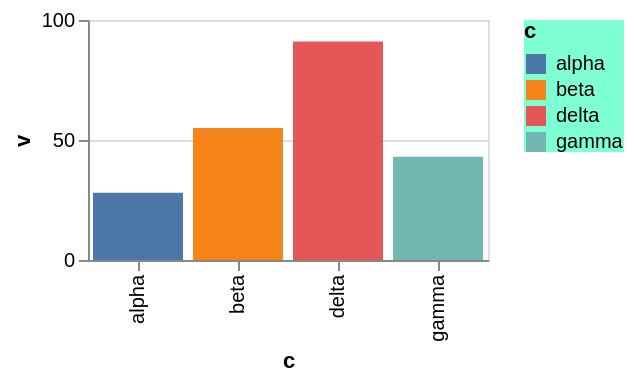

Express this chart as Vega-Lite.
### Vega-Lite specification from a JSON file in a GitHub repository (floating-point values rounded to 4 significant figures)
{"$schema": "https://vega.github.io/schema/vega-lite/v6.json", "width": 200, "height": 120, "data": {"values": [{"c": "alpha", "v": 28, "w": 3, "t": "2024-01-07"}, {"c": "beta", "v": 55, "w": 7, "t": "2024-03-19"}, {"c": "gamma", "v": 43, "w": 5, "t": "2024-06-02"}, {"c": "delta", "v": 91, "w": 9, "t": "2024-09-11"}]}, "mark": "bar", "encoding": {"x": {"field": "c", "type": "nominal"}, "y": {"field": "v", "type": "quantitative"}, "color": {"field": "c", "type": "nominal"}}, "config": {"legend": {"fillColor": "aquamarine"}}}
